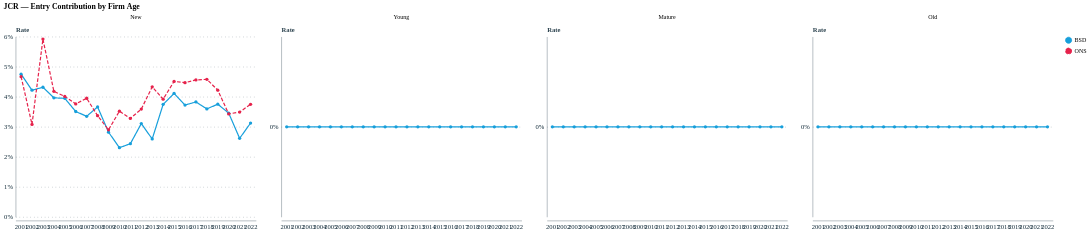

Notebook code cell kept with this figure:
### Code cell
age_facet('jcr_entry', 'jcr_entry', 'JCR — Entry Contribution by Firm Age')

### Figure 1 — Vega-Lite specification as saved in the notebook (floating-point values rounded to 4 significant figures)
{"config": {"font": "Circular Std", "mark": {"line": {"interpolate": "linear"}}, "view": {"stroke": "transparent", "width": 400, "height": 300}, "range": {"category": ["#179fdb", "#e6224b", "#f4c245", "#122b39", "#eb5c2e", "#36b7b4"], "diverging": ["#E6224B", "#E54753", "#C9C9C9", "#179FDB", "#122B39"], "heatmap": ["#C9C9C9", "#179FDB", "#0063AF", "#122B39"], "ordinal": ["#00A767", "#36B7B4", "#179FDB", "#0063AF", "#243B5A"]}, "axisX": {"labelColor": "#122b39", "tickColor": "#122b39", "domainColor": "#122b39", "domainOpacity": 0.5, "gridOpacity": 0, "labelFont": "Circular Std", "labelAngle": 0, "labelAlign": "center", "labelFontSize": 11, "labelPadding": 5, "tickCount": 10, "tickSize": 0, "title": ""}, "axisY": {"labelColor": "#122b39", "labelFont": "Circular Std", "tickColor": "#122b39", "domainColor": "#122b39", "gridColor": "#122b39", "gridDash": [1, 5], "gridOpacity": 0.5, "labelPadding": 5, "labelFontSize": 11, "domainOpacity": 0.5, "tickSize": 0, "title": null, "titleAlign": "left", "titleAngle": 0, "titleBaseline": "bottom", "titleColor": "#122b39", "titleOpacity": 0.9, "titleX": 0, "titleY": -7}}, "data": {"name": "data-e85b01dbba9b6b16d2ef28cde3a05ac4"}, "mark": {"type": "line", "point": true, "size": 2}, "encoding": {"color": {"field": "source", "legend": {"title": null}, "scale": {"domain": ["BSD", "ONS"], "range": ["#179fdb", "#e6224b"]}, "type": "nominal"}, "facet": {"field": "group", "sort": ["New", "Young", "Mature", "Old"], "title": null, "type": "nominal"}, "strokeDash": {"field": "source", "scale": {"domain": ["BSD", "ONS"], "range": [[1, 0], [6, 3]]}, "type": "nominal"}, "x": {"field": "year", "title": null, "type": "ordinal"}, "y": {"axis": {"format": ".0%"}, "field": "value", "title": "Rate", "type": "quantitative"}}, "resolve": {"scale": {"y": "independent"}}, "title": "JCR — Entry Contribution by Firm Age", "$schema": "https://vega.github.io/schema/vega-lite/v5.20.1.json", "datasets": {"data-e85b01dbba9b6b16d2ef28cde3a05ac4": [{"year": 2001, "value": 0.04752, "source": "BSD", "group": "New"}, {"year": 2002, "value": 0.04218, "source": "BSD", "group": "New"}, {"year": 2003, "value": 0.04316, "source": "BSD", "group": "New"}, {"year": 2004, "value": 0.03965, "source": "BSD", "group": "New"}, {"year": 2005, "value": 0.03947, "source": "BSD", "group": "New"}, {"year": 2006, "value": 0.03509, "source": "BSD", "group": "New"}, {"year": 2007, "value": 0.0335, "source": "BSD", "group": "New"}, {"year": 2008, "value": 0.03663, "source": "BSD", "group": "New"}, {"year": 2009, "value": 0.02823, "source": "BSD", "group": "New"}, {"year": 2010, "value": 0.02305, "source": "BSD", "group": "New"}, {"year": 2011, "value": 0.02438, "source": "BSD", "group": "New"}, {"year": 2012, "value": 0.03106, "source": "BSD", "group": "New"}, {"year": 2013, "value": 0.02595, "source": "BSD", "group": "New"}, {"year": 2014, "value": 0.03747, "source": "BSD", "group": "New"}, {"year": 2015, "value": 0.04111, "source": "BSD", "group": "New"}, {"year": 2016, "value": 0.03723, "source": "BSD", "group": "New"}, {"year": 2017, "value": 0.03828, "source": "BSD", "group": "New"}, {"year": 2018, "value": 0.03596, "source": "BSD", "group": "New"}, {"year": 2019, "value": 0.03753, "source": "BSD", "group": "New"}, {"year": 2020, "value": 0.03456, "source": "BSD", "group": "New"}, {"year": 2021, "value": 0.02617, "source": "BSD", "group": "New"}, {"year": 2022, "value": 0.03124, "source": "BSD", "group": "New"}, {"year": 2001, "value": 0.0467, "source": "ONS", "group": "New"}, {"year": 2002, "value": 0.0308, "source": "ONS", "group": "New"}, {"year": 2003, "value": 0.0592, "source": "ONS", "group": "New"}, {"year": 2004, "value": 0.0418, "source": "ONS", "group": "New"}, {"year": 2005, "value": 0.0401, "source": "ONS", "group": "New"}, {"year": 2006, "value": 0.0376, "source": "ONS", "group": "New"}, {"year": 2007, "value": 0.0395, "source": "ONS", "group": "New"}, {"year": 2008, "value": 0.0337, "source": "ONS", "group": "New"}, {"year": 2009, "value": 0.029, "source": "ONS", "group": "New"}, {"year": 2010, "value": 0.0352, "source": "ONS", "group": "New"}, {"year": 2011, "value": 0.0328, "source": "ONS", "group": "New"}, {"year": 2012, "value": 0.0359, "source": "ONS", "group": "New"}, {"year": 2013, "value": 0.0433, "source": "ONS", "group": "New"}, {"year": 2014, "value": 0.0392, "source": "ONS", "group": "New"}, {"year": 2015, "value": 0.0451, "source": "ONS", "group": "New"}, {"year": 2016, "value": 0.0447, "source": "ONS", "group": "New"}, {"year": 2017, "value": 0.0456, "source": "ONS", "group": "New"}, {"year": 2018, "value": 0.0458, "source": "ONS", "group": "New"}, {"year": 2019, "value": 0.0422, "source": "ONS", "group": "New"}, {"year": 2020, "value": 0.0343, "source": "ONS", "group": "New"}, {"year": 2021, "value": 0.0349, "source": "ONS", "group": "New"}, {"year": 2022, "value": 0.0375, "source": "ONS", "group": "New"}, {"year": 2001, "value": 0.0, "source": "BSD", "group": "Young"}, {"year": 2002, "value": 0.0, "source": "BSD", "group": "Young"}, {"year": 2003, "value": 0.0, "source": "BSD", "group": "Young"}, {"year": 2004, "value": 0.0, "source": "BSD", "group": "Young"}, {"year": 2005, "value": 0.0, "source": "BSD", "group": "Young"}, {"year": 2006, "value": 0.0, "source": "BSD", "group": "Young"}, {"year": 2007, "value": 0.0, "source": "BSD", "group": "Young"}, {"year": 2008, "value": 0.0, "source": "BSD", "group": "Young"}, {"year": 2009, "value": 0.0, "source": "BSD", "group": "Young"}, {"year": 2010, "value": 0.0, "source": "BSD", "group": "Young"}, {"year": 2011, "value": 0.0, "source": "BSD", "group": "Young"}, {"year": 2012, "value": 0.0, "source": "BSD", "group": "Young"}, {"year": 2013, "value": 0.0, "source": "BSD", "group": "Young"}, {"year": 2014, "value": 0.0, "source": "BSD", "group": "Young"}, {"year": 2015, "value": 0.0, "source": "BSD", "group": "Young"}, {"year": 2016, "value": 0.0, "source": "BSD", "group": "Young"}, {"year": 2017, "value": 0.0, "source": "BSD", "group": "Young"}, {"year": 2018, "value": 0.0, "source": "BSD", "group": "Young"}, {"year": 2019, "value": 0.0, "source": "BSD", "group": "Young"}, {"year": 2020, "value": 0.0, "source": "BSD", "group": "Young"}, {"year": 2021, "value": 0.0, "source": "BSD", "group": "Young"}, {"year": 2022, "value": 0.0, "source": "BSD", "group": "Young"}, {"year": 2001, "value": 0.0, "source": "BSD", "group": "Mature"}, {"year": 2002, "value": 0.0, "source": "BSD", "group": "Mature"}, {"year": 2003, "value": 0.0, "source": "BSD", "group": "Mature"}, {"year": 2004, "value": 0.0, "source": "BSD", "group": "Mature"}, {"year": 2005, "value": 0.0, "source": "BSD", "group": "Mature"}, {"year": 2006, "value": 0.0, "source": "BSD", "group": "Mature"}, {"year": 2007, "value": 0.0, "source": "BSD", "group": "Mature"}, {"year": 2008, "value": 0.0, "source": "BSD", "group": "Mature"}, {"year": 2009, "value": 0.0, "source": "BSD", "group": "Mature"}, {"year": 2010, "value": 0.0, "source": "BSD", "group": "Mature"}, {"year": 2011, "value": 0.0, "source": "BSD", "group": "Mature"}, {"year": 2012, "value": 0.0, "source": "BSD", "group": "Mature"}, {"year": 2013, "value": 0.0, "source": "BSD", "group": "Mature"}, {"year": 2014, "value": 0.0, "source": "BSD", "group": "Mature"}, {"year": 2015, "value": 0.0, "source": "BSD", "group": "Mature"}, {"year": 2016, "value": 0.0, "source": "BSD", "group": "Mature"}, {"year": 2017, "value": 0.0, "source": "BSD", "group": "Mature"}, {"year": 2018, "value": 0.0, "source": "BSD", "group": "Mature"}, {"year": 2019, "value": 0.0, "source": "BSD", "group": "Mature"}, {"year": 2020, "value": 0.0, "source": "BSD", "group": "Mature"}, {"year": 2021, "value": 0.0, "source": "BSD", "group": "Mature"}, {"year": 2022, "value": 0.0, "source": "BSD", "group": "Mature"}, {"year": 2001, "value": 0.0, "source": "BSD", "group": "Old"}, {"year": 2002, "value": 0.0, "source": "BSD", "group": "Old"}, {"year": 2003, "value": 0.0, "source": "BSD", "group": "Old"}, {"year": 2004, "value": 0.0, "source": "BSD", "group": "Old"}, {"year": 2005, "value": 0.0, "source": "BSD", "group": "Old"}, {"year": 2006, "value": 0.0, "source": "BSD", "group": "Old"}, {"year": 2007, "value": 0.0, "source": "BSD", "group": "Old"}, {"year": 2008, "value": 0.0, "source": "BSD", "group": "Old"}, {"year": 2009, "value": 0.0, "source": "BSD", "group": "Old"}, {"year": 2010, "value": 0.0, "source": "BSD", "group": "Old"}, {"year": 2011, "value": 0.0, "source": "BSD", "group": "Old"}, {"year": 2012, "value": 0.0, "source": "BSD", "group": "Old"}, {"year": 2013, "value": 0.0, "source": "BSD", "group": "Old"}, {"year": 2014, "value": 0.0, "source": "BSD", "group": "Old"}, {"year": 2015, "value": 0.0, "source": "BSD", "group": "Old"}, {"year": 2016, "value": 0.0, "source": "BSD", "group": "Old"}, {"year": 2017, "value": 0.0, "source": "BSD", "group": "Old"}, {"year": 2018, "value": 0.0, "source": "BSD", "group": "Old"}, {"year": 2019, "value": 0.0, "source": "BSD", "group": "Old"}, {"year": 2020, "value": 0.0, "source": "BSD", "group": "Old"}, {"year": 2021, "value": 0.0, "source": "BSD", "group": "Old"}, {"year": 2022, "value": 0.0, "source": "BSD", "group": "Old"}]}}
